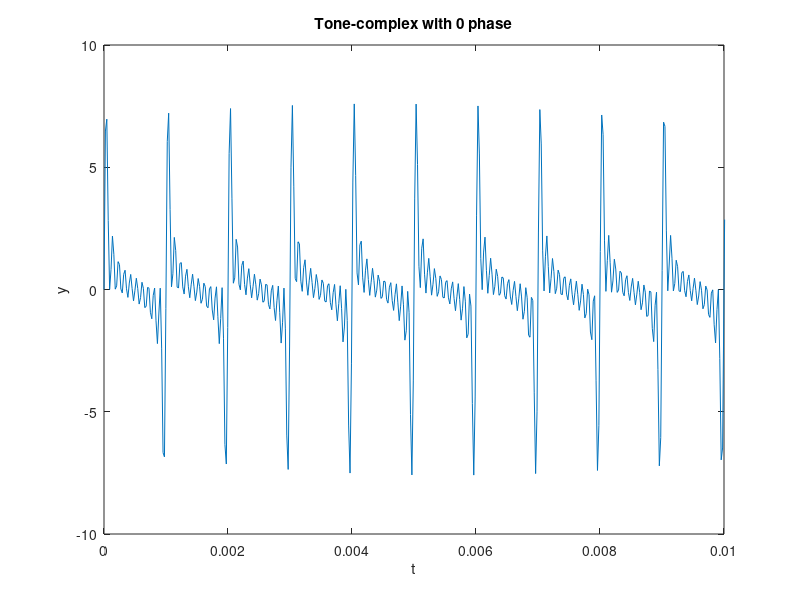

This chart was generated by the following MATLAB code:
clear all
fs_s = 44100;   % sampling frequency [Hz]
T_s = 5;        % total time[s]
f0 = 1000;      % fundamental frequency [Hz]
a_k = 1;        % amplitude
t_s = 0:1/fs_s:T_s-1/fs_s;

N = 10;         % number of components
%%
phase = zeros(1,N); %zero phase
ttl="0 phase";

%%
%Uncomment for pi/2 phase
%
%for i=1:N
%    phase(i)= pi/2;
%end
%ttl='pi/2 phase';
%%
%Uncomment for random phase

% for i=1:N
%     phase(i)= rand*2*pi;
% end
% ttl='random phase';

%%
% initialize the signal with a vector of zeros
s = zeros(1,fs_s*T_s);  % Where does the fs*T come from? -- > number of samples 

% now the loop
for kk = 1:N
    s = s + a_k*sin(2*pi*kk*f0*t_s+phase(kk));
end

%Uncomment for sound (RIP ears)
%sound(s,fs_s)
    
% plotting
figure('Name','A cool tone complex!')

plot(t_s,s)
xlabel('t')
ylabel('y')
xlim([0 .01])
title(sprintf('Tone-complex with %s', ttl))
